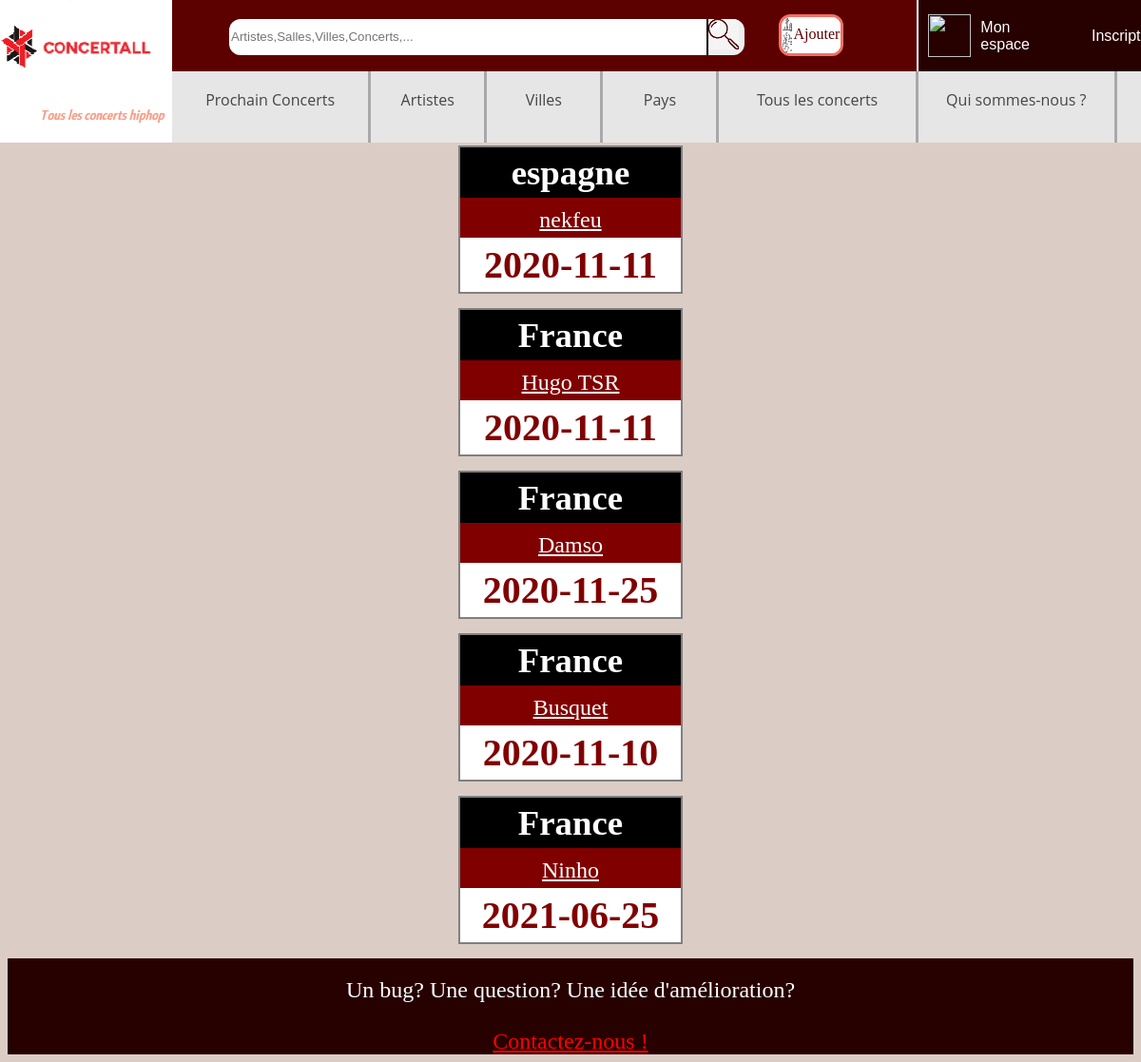
Page /pays.php on the committed database.
### tables this page shows
CREATE TABLE `concert` (
  `artiste` varchar(30) NOT NULL,
  `date` date NOT NULL,
  `heure` time NOT NULL,
  `pays` varchar(30) NOT NULL,
  `ville` varchar(30) NOT NULL,
  `salle` varchar(30) NOT NULL,
  `adresse` varchar(50) NOT NULL,
  `cp` int(5) NOT NULL
);

### pays.php (the view, shortened to what this page needs)
<!DOCTYPE html>
<html>
	<head>
		<link rel="stylesheet" type="text/css" href="css/header.css" media="screen" />
		<link rel="stylesheet" type="text/css" href="css/body/pays.css" media="screen" />
		<link rel="stylesheet" type="text/css" href="css/footer.css" media="screen" />
	</head>
	<header>
		<?php include('header.php'); ?>
	</header>
	<body>
		<h1> Pays </h1>
		<?php
			$servername = 'localhost';
			$username = 'root';
			$password = '';
			$dbname = 'webbd';
			$con = mysqli_connect($servername, $username, $password, $dbname);
		?>
		<?php
			$str = "SELECT pays, artiste, date FROM concert ORDER BY pays ASC";
			$result = mysqli_query($con, $str);
			?>
			<div id="lespays">
				<?php
			while($row = mysqli_fetch_array($result))
			{
		?>
				<div class="inwhile">
					<div class="pays"><?php	echo $row['pays'] ."  "; ?> </div>
						<?php
							if ($row['pays'] != null)
								{
						?>
									<div class="artiste"> <?php echo $row['artiste'] ?></div>
									<div class="date"> <?php echo $row['date']; ?> </div>
									<?php
								}
						?>
				</div>
				<?php
			}
		?>
	</div>
	</body>
</html>

### css/header.css (style rules this page uses)
body { margin-top: 0; background-color: #DBCDC6; }

### css/body/pays.css (style rules this page uses)
#lespays { margin-top: 95px; margin-left: 40%; width: 20%; }
.inwhile { display: block; background-color: #fff; border: 2px solid grey; text-align: center; margin-bottom: 15px; }
.date { color: #800000; font-weight: 900; font-size: 2.5em; }
.artiste { background-color: #800000; color: #fff; font-size: 1.5em; text-decoration: underline; }
.pays { color: #fff; font-weight: 700; font-size: 2.3em; background-color: black; border-bottom: 5px solid #800000; }
.pays, .date, .artiste { padding-top: 5px; padding-bottom: 5px; }

### css/footer.css (style rules this page uses)
footer { width: 100%; text-align: center; margin-bottom: 0px; margin-top: 0px; background-color: #270000; color: #fff; font-size: 150%; text-decoration: none; padding-top: 20px; }
.x, .x:visited { color: #ff0000; }

### rows in the picture
concert: pays "espagne", artiste "nekfeu", date "2020-11-11"
concert: pays "France", artiste "Hugo TSR", date "2020-11-11"
concert: pays "France", artiste "Damso", date "2020-11-25"
concert: pays "France", artiste "Busquet", date "2020-11-10"
concert: pays "France", artiste "Ninho", date "2021-06-25"
